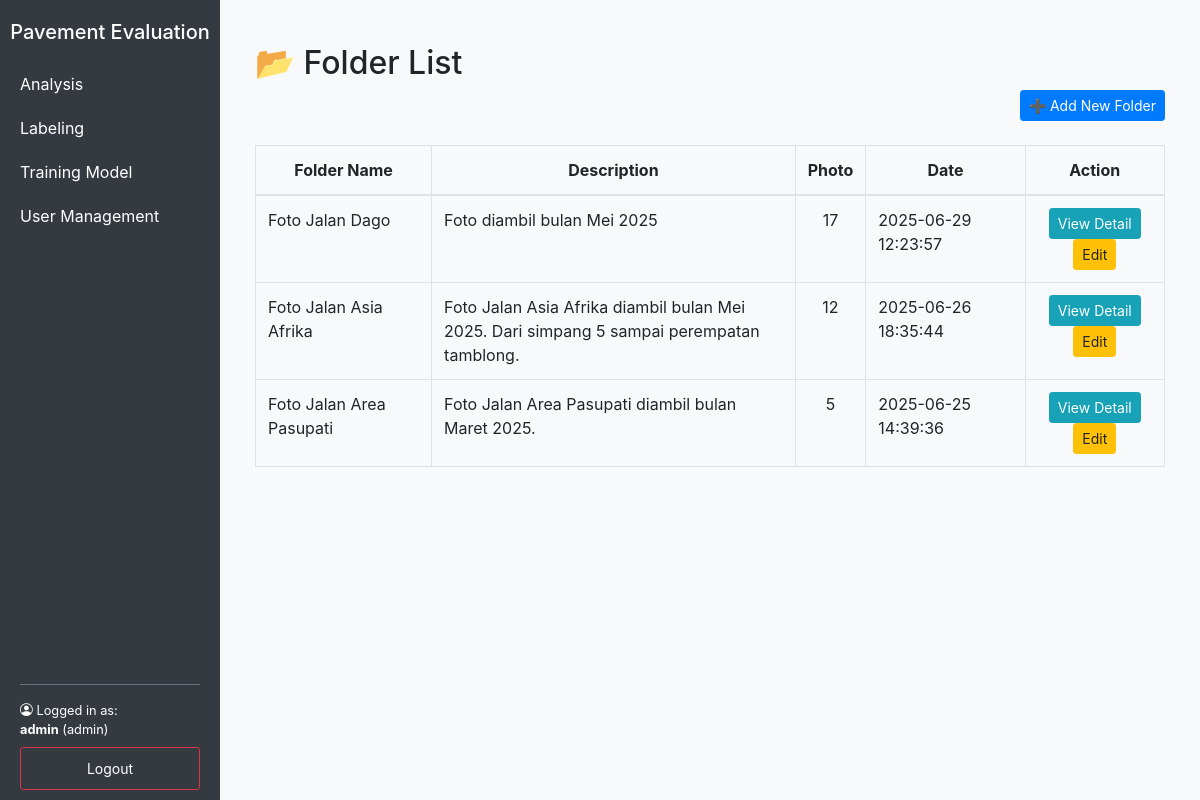
Page /folders (signed in) on the committed database.
### tables this page shows
CREATE TABLE folder (
                        id INTEGER PRIMARY KEY AUTOINCREMENT,
                        nama_folder TEXT NOT NULL,
                        informasi TEXT,
                        tanggal_dibuat TEXT NOT NULL
                    );

### app.py (the view)
@app.route("/folders")
@login_required
def daftar_folder():
    conn = get_db_connection()
    folders = conn.execute('''
        SELECT
            folder.id,
            folder.nama_folder,
            folder.informasi,
            folder.tanggal_dibuat,
            COUNT(hasil_analisa.id) AS jumlah_foto
        FROM folder
        LEFT JOIN hasil_analisa ON folder.id = hasil_analisa.folder_id
        GROUP BY folder.id
        ORDER BY folder.tanggal_dibuat DESC
    ''').fetchall()
    conn.close()
    return render_template("daftar_folder.html", folders=folders)

### app.py (called while the page is built)
def get_db_connection():
    conn = sqlite3.connect('database.db')
    conn.row_factory = sqlite3.Row
    return conn

def login_required(view):
    @functools.wraps(view)
    def wrapped_view(**kwargs):
        if 'user_id' not in session:
            flash("Please log in to access this page.", "warning")
            return redirect(url_for('login'))
        return view(**kwargs)
    return wrapped_view

@app.context_processor
def inject_session():
    return dict(session=session)

### templates/daftar_folder.html (shortened to what this page needs)
{% extends "base.html" %} {% block title %}Daftar Folder{% endblock %} {% block
content %}
<div class="container mt-4 col-lg-12">
  <h2>📂 Folder List</h2>
  <div class="text-right mb-3">
    <button
      class="btn btn-primary btn-sm"
      data-toggle="modal"
      data-target="#addFolderModal"
    >
      ➕ Add New Folder
    </button>
  </div>
  <table class="table table-bordered mt-4">
    <thead>
      <tr>
        <th class="text-center">Folder Name</th>
        <th class="text-center">Description</th>
        <th class="text-center">Photo</th>
        <th class="text-center">Date</th>
        <th class="text-center">Action</th>
      </tr>
    </thead>
    <tbody>
      {% for f in folders %}
      <tr>
        <td>{{ f.nama_folder }}</td>
        <td style="width: 40%">{{ f.informasi }}</td>
        <td class="text-center">{{ f.jumlah_foto }}</td>
        <td>{{ f.tanggal_dibuat }}</td>
        <td class="text-center">
          <a
            href="{{ url_for('lihat_foto_folder', folder_id=f.id) }}"
            class="btn btn-sm btn-info"
            >View Detail</a
          >
          <button
            class="btn btn-sm btn-warning"
            data-toggle="modal"
            data-target="#editModal{{ f.id }}"
          >
            Edit
          </button>
        </td>
      </tr>
      {% endfor %}
    </tbody>
  </table>
</div>
{% endblock %}

### templates/base.html (style rules this page uses)
body { display: flex; min-height: 100vh; margin: 0; }

### rows in the picture
folder: nama_folder "Foto Jalan Dago", informasi "Foto diambil bulan Mei 2025", jumlah_foto "17", tanggal_dibuat "2025-06-29 12:23:57"
folder: nama_folder "Foto Jalan Asia Afrika", informasi "Foto Jalan Asia Afrika diambil bulan Mei 2025. Dari simpang 5 sampai perempatan tamblong.", jumlah_foto "12", tanggal_dibuat "2025-06-26 18:35:44"
folder: nama_folder "Foto Jalan Area Pasupati", informasi "Foto Jalan Area Pasupati diambil bulan Maret 2025.", jumlah_foto "5", tanggal_dibuat "2025-06-25 14:39:36"

### other values in the picture
{{ session.username }} "admin"
{{ session.role }} "admin"
